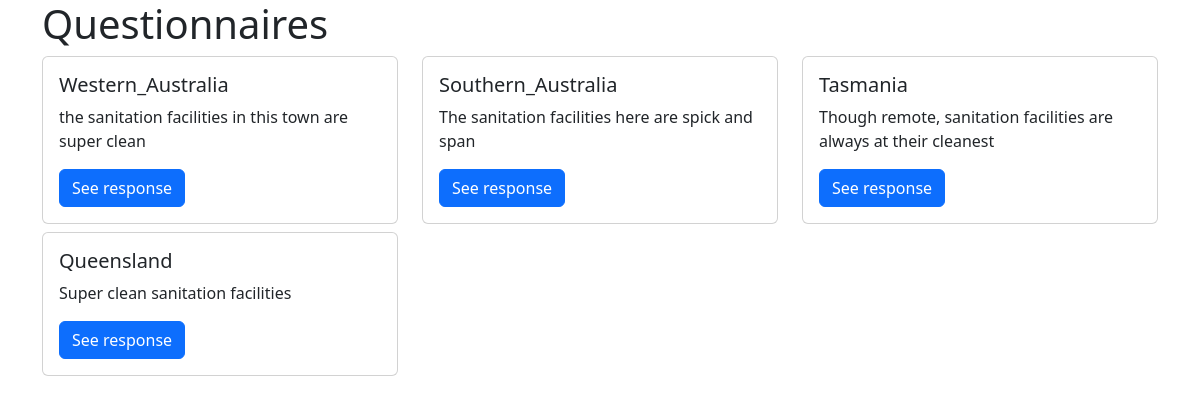
Before: /questionnaires with the older database file.
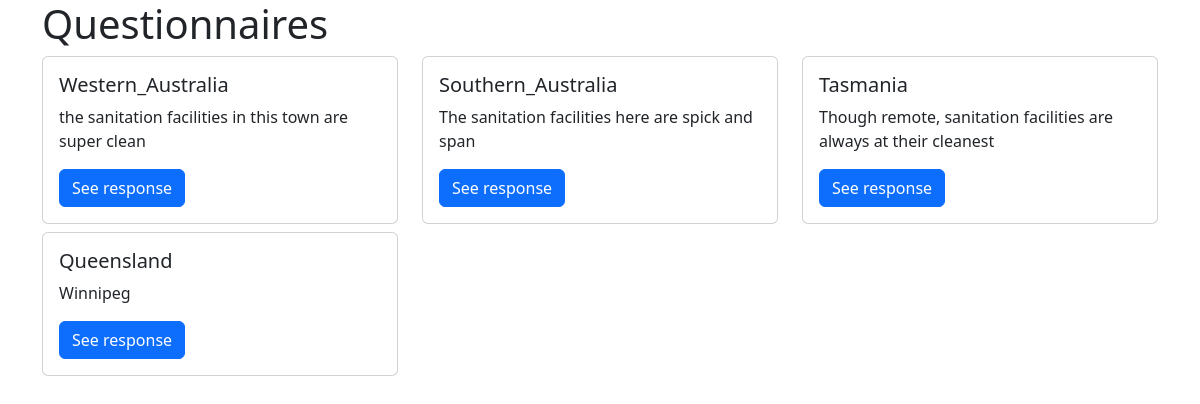
After: the same page with the newer database file.
### australia/models.py (models this page shows, shortened)
class Questionnaire(models.Model):
    WA = "Western_Australia"
    NT = "Northern_Territory"
    QD = "Queensland"
    SA = "Southern_Australia"
    NSW = "New_South_Wales"
    TA = "Tasmania"
    TERRITORY_CHOICES = [
        (WA, "Western Australia"),
        (NT, "Northern Territory"),
        (QD, "Queensland"),
        (SA, "Southern Australia"),
        (NSW, "New South Wales"),
        (TA, "Tasmania")
    ]
    survey_date = models.DateField(default=date.today)
    survey_time = models.TimeField(default=timezone.localtime)
    territory = models.CharField(
        choices=TERRITORY_CHOICES,
        default=WA
    )
    area = models.TextField()
    recorder = models.ForeignKey(Researcher, on_delete=models.CASCADE,)
    images = models.FileField(upload_to="image-%Y-%m-%d", blank=True)

### australia/views.py (the view)
# urls.py: path("questionnaires", views.questionnaire_index, name="questionnaires"),
def questionnaire_index(request):
    questionnaires = Questionnaire.objects.all()
    context = {
        "questionnaires": questionnaires
    }
    return render(request, "australia/questionnaires.html", context)

### australia/templates/australia/questionnaires.html
{% extends "base.html" %}
{% block base_content %}
<h1> Questionnaires </h1>
<div class="row">
    {% for question in questionnaires %}
    <div class="col-md-4">
        <div class="card mb-2">
            <div class="card-body">
                <h5 class="card-title">{{ question.territory }}</h5>
                <p class="card-text">{{ question.area }}</p>
                <a href="{% url 'questionnaire_detail' question.pk %}"
                   class="btn btn-primary">
                    See response
                </a>
            </div>
        </div>
    </div>
    {% endfor %}
</div>
{% endblock base_content %}

### templates/base.html (shortened to what this page needs)
<!DOCTYPE html>
<html lang="en">
<head>
    <link href="https://cdn.jsdelivr.net/npm/bootstrap@5.3.5/dist/css/bootstrap.min.css" rel="stylesheet">
</head>
<body class="container">
    {% block base_content %}
    {% endblock base_content %}
</body>
</html>

Changed rows visible on the page:
changed Questionnaire "Queensland": area "Super clean sanitation facilities" → "Winnipeg"
